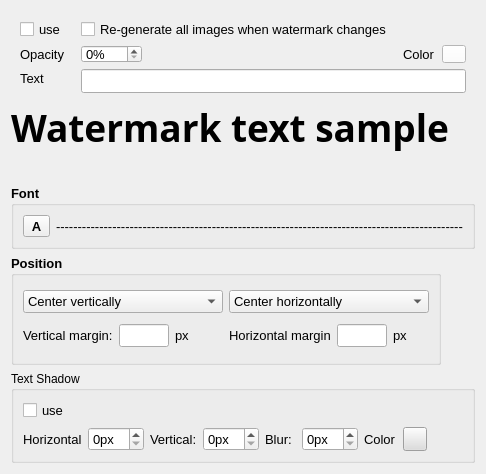
                       <widget class="QWidget" name="verticalLayoutWidget">
                        <property name="geometry">
                         <rect>
                          <x>0</x>
                          <y>0</y>
                          <width>458</width>
                          <height>474</height>
                         </rect>
                        </property>
                        <layout class="QVBoxLayout" name="verticalLayout_3">
                         <property name="sizeConstraint">
                          <enum>QLayout::SetMinimumSize</enum>
                         </property>
                         <item>
                          <widget class="QWidget" name="gbWatermark" native="true">
                           <property name="sizePolicy">
                            <sizepolicy hsizetype="Expanding" vsizetype="Preferred">
                             <horstretch>0</horstretch>
                             <verstretch>0</verstretch>
                            </sizepolicy>
                           </property>
                           <property name="minimumSize">
                            <size>
                             <width>0</width>
                             <height>80</height>
                            </size>
                           </property>
                           <property name="font">
                            <font>
                             <family>Arial</family>
                             <pointsize>10</pointsize>
                             <weight>75</weight>
                             <bold>true</bold>
                            </font>
                           </property>
                           <layout class="QGridLayout" name="gridLayout_10">
                            <item row="1" column="0">
                             <widget class="QLabel" name="label_34">
                              <property name="font">
                               <font>
                                <family>Arial</family>
                                <pointsize>10</pointsize>
                                <weight>50</weight>
                                <bold>false</bold>
                               </font>
                              </property>
                              <property name="text">
                               <string>Opacity   </string>
                              </property>
                             </widget>
                            </item>
                            <item row="1" column="2">
                             <spacer name="horizontalSpacer_10">
                              <property name="orientation">
                               <enum>Qt::Horizontal</enum>
                              </property>
                              <property name="sizeHint" stdset="0">
                               <size>
                                <width>40</width>
                                <height>20</height>
                               </size>
                              </property>
                             </spacer>
                            </item>
                            <item row="0" column="0">
                             <widget class="QCheckBox" name="chkUseWM">
                              <property name="font">
                               <font>
                                <family>Arial</family>
                                <pointsize>10</pointsize>
                                <weight>50</weight>
                                <bold>false</bold>
                               </font>
                              </property>
                              <property name="text">
                               <string>use</string>
                              </property>
                             </widget>
                            </item>
                            <item row="1" column="3">
                             <widget class="QLabel" name="label_29">
                              <property name="font">
                               <font>
                                <family>Arial</family>
                                <pointsize>10</pointsize>
                                <weight>50</weight>
                                <bold>false</bold>
                               </font>
                              </property>
                              <property name="text">
                               <string>Color</string>
                              </property>
                             </widget>
                            </item>
                            <item row="1" column="1">
                             <widget class="QSpinBox" name="sbWmOpacity">
                              <property name="font">
                               <font>
                                <family>Arial</family>
                                <pointsize>10</pointsize>
                                <weight>50</weight>
                                <bold>false</bold>
                               </font>
                              </property>
                              <property name="suffix">
                               <string>%</string>
                              </property>
                              <property name="maximum">
                               <number>100</number>
                              </property>
                             </widget>
                            </item>
                            <item row="2" column="0">
                             <widget class="QLabel" name="label_35">
                              <property name="font">
                               <font>
                                <family>Arial</family>
                                <pointsize>10</pointsize>
                                <weight>50</weight>
                                <bold>false</bold>
                               </font>
                              </property>
                              <property name="text">
                               <string>Text</string>
                              </property>
                             </widget>
                            </item>
                            <item row="1" column="4">
                             <widget class="QToolButton" name="btnWmColor">
                              <property name="cursor">
                               <cursorShape>PointingHandCursor</cursorShape>
                              </property>
                              <property name="styleSheet">
                               <string notr="true">QToolButton {background-color:#fff}</string>
                              </property>
                              <property name="text">
                               <string/>
                              </property>
                             </widget>
                            </item>
                            <item row="2" column="1" colspan="4">
                             <widget class="QLineEdit" name="edtWatermark">
                              <property name="minimumSize">
                               <size>
                                <width>0</width>
                                <height>24</height>
                               </size>
                              </property>
                              <property name="font">
                               <font>
                                <family>Arial</family>
                                <pointsize>10</pointsize>
                                <weight>50</weight>
                                <bold>false</bold>
                               </font>
                              </property>
                             </widget>
                            </item>
                            <item row="0" column="1" colspan="2">
                             <widget class="QCheckBox" name="chkRegenAllWithWatermark">
                              <property name="font">
                               <font>
                                <family>Arial</family>
                                <pointsize>10</pointsize>
                                <weight>50</weight>
                                <bold>false</bold>
                               </font>
                              </property>
                              <property name="text">
                               <string>Re-generate all images when watermark changes</string>
                              </property>
                             </widget>
                            </item>
                           </layout>
                          </widget>
                         </item>
                         <item>
                          <widget class="QLabel" name="lblWmSample">
                           <property name="sizePolicy">
                            <sizepolicy hsizetype="Expanding" vsizetype="Preferred">
                             <horstretch>0</horstretch>
                             <verstretch>0</verstretch>
                            </sizepolicy>
                           </property>
                           <property name="font">
                            <font>
                             <family>Monotype Corsiva</family>
                             <pointsize>28</pointsize>
                             <weight>75</weight>
                             <bold>true</bold>
                            </font>
                           </property>
                           <property name="text">
                            <string>Watermark text sample</string>
                           </property>
                          </widget>
                         </item>
                         <item>
                          <spacer name="verticalSpacer_4">
                           <property name="orientation">
                            <enum>Qt::Vertical</enum>
                           </property>
                           <property name="sizeHint" stdset="0">
                            <size>
                             <width>20</width>
                             <height>40</height>
                            </size>
                           </property>
                          </spacer>
                         </item>
                         <item>
                          <widget class="QGroupBox" name="gbWatermarkFont">
                           <property name="font">
                            <font>
                             <family>Arial</family>
                             <pointsize>10</pointsize>
                             <weight>75</weight>
                             <bold>true</bold>
                            </font>
                           </property>
                           <property name="title">
                            <string>Font</string>
                           </property>
                           <layout class="QHBoxLayout" name="horizontalLayout_3">
                            <item>
                             <widget class="QToolButton" name="btnSelectWmFont">
                              <property name="sizePolicy">
                               <sizepolicy hsizetype="Fixed" vsizetype="Fixed">
                                <horstretch>4</horstretch>
                                <verstretch>0</verstretch>
                               </sizepolicy>
                              </property>
                              <property name="text">
                               <string>A</string>
                              </property>
                             </widget>
                            </item>
                            <item>
                             <widget class="QLabel" name="lblWaterMarkFont">
                              <property name="sizePolicy">
                               <sizepolicy hsizetype="Expanding" vsizetype="Preferred">
                                <horstretch>0</horstretch>
                                <verstretch>0</verstretch>
                               </sizepolicy>
                              </property>
                              <property name="font">
                               <font>
                                <family>Arial</family>
                                <pointsize>10</pointsize>
                                <weight>50</weight>
                                <bold>false</bold>
                               </font>
                              </property>
                              <property name="toolTip">
                               <string/>
                              </property>
                              <property name="text">
                               <string>----------------------------------------------------------------------------------------------</string>
                              </property>
                             </widget>
                            </item>
                           </layout>
                          </widget>
                         </item>
                         <item>
                          <widget class="QGroupBox" name="gbPosition">
                           <property name="minimumSize">
                            <size>
                             <width>0</width>
                             <height>110</height>
                            </size>
                           </property>
                           <property name="maximumSize">
                            <size>
                             <width>430</width>
                             <height>16777215</height>
                            </size>
                           </property>
                           <property name="font">
                            <font>
                             <family>Arial</family>
                             <pointsize>10</pointsize>
                             <weight>75</weight>
                             <bold>true</bold>
                            </font>
                           </property>
                           <property name="title">
                            <string>Position</string>
                           </property>
                           <layout class="QHBoxLayout" name="horizontalLayout_12">
                            <item>
                             <layout class="QGridLayout" name="gridLayout_11" columnstretch="0,0,0">
                              <item row="2" column="1">
                               <widget class="QLineEdit" name="edtWmVertMargin">
                                <property name="sizePolicy">
                                 <sizepolicy hsizetype="Minimum" vsizetype="Fixed">
                                  <horstretch>0</horstretch>
                                  <verstretch>0</verstretch>
                                 </sizepolicy>
                                </property>
                                <property name="maximumSize">
                                 <size>
                                  <width>50</width>
                                  <height>16777215</height>
                                 </size>
                                </property>
                                <property name="font">
                                 <font>
                                  <family>Arial</family>
                                  <pointsize>10</pointsize>
                                  <weight>50</weight>
                                  <bold>false</bold>
                                 </font>
                                </property>
                                <property name="toolTip">
                                 <string>Relative to the nearest edge</string>
                                </property>
                               </widget>
                              </item>
                              <item row="2" column="0">
                               <widget class="QLabel" name="label_12">
                                <property name="font">
                                 <font>
                                  <family>Arial</family>
                                  <pointsize>10</pointsize>
                                  <weight>50</weight>
                                  <bold>false</bold>
                                 </font>
                                </property>
                                <property name="text">
                                 <string>Vertical margin:</string>
                                </property>
                               </widget>
                              </item>
                              <item row="2" column="2">
                               <widget class="QLabel" name="label_13">
                                <property name="font">
                                 <font>
                                  <family>Arial</family>
                                  <pointsize>10</pointsize>
                                  <weight>50</weight>
                                  <bold>false</bold>
                                 </font>
                                </property>
                                <property name="text">
                                 <string>px</string>
                                </property>
                               </widget>
                              </item>
                              <item row="0" column="0" colspan="3">
                               <widget class="QComboBox" name="cbWmVPosition">
                                <property name="sizePolicy">
                                 <sizepolicy hsizetype="Expanding" vsizetype="Fixed">
                                  <horstretch>0</horstretch>
                                  <verstretch>0</verstretch>
                                 </sizepolicy>
                                </property>
                                <property name="font">
                                 <font>
                                  <family>Arial</family>
                                  <pointsize>10</pointsize>
                                  <weight>50</weight>
                                  <bold>false</bold>
                                 </font>
                                </property>
                                <property name="currentText">
                                 <string>Center vertically</string>
                                </property>
                                <property name="currentIndex">
                                 <number>1</number>
                                </property>
                                <item>
                                 <property name="text">
                                  <string>Top</string>
                                 </property>
                                </item>
                                <item>
                                 <property name="text">
                                  <string>Center vertically</string>
                                 </property>
                                </item>
                                <item>
                                 <property name="text">
                                  <string>Bottom</string>
                                 </property>
                                </item>
                               </widget>
                              </item>
                             </layout>
                            </item>
                            <item>
                             <layout class="QGridLayout" name="gridLayout_21" columnstretch="0,0,0">
                              <item row="0" column="0" colspan="3">
                               <widget class="QComboBox" name="cbWmHPosition">
                                <property name="sizePolicy">
                                 <sizepolicy hsizetype="Expanding" vsizetype="Fixed">
                                  <horstretch>0</horstretch>
                                  <verstretch>0</verstretch>
                                 </sizepolicy>
                                </property>
                                <property name="font">
                                 <font>
                                  <family>Arial</family>
                                  <pointsize>10</pointsize>
                                  <weight>50</weight>
                                  <bold>false</bold>
                                 </font>
                                </property>
                                <property name="currentIndex">
                                 <number>1</number>
                                </property>
                                <item>
                                 <property name="text">
                                  <string>Left</string>
                                 </property>
                                </item>
                                <item>
                                 <property name="text">
                                  <string>Center horizontally</string>
                                 </property>
                                </item>
                                <item>
                                 <property name="text">
                                  <string>Right</string>
                                 </property>
                                </item>
                               </widget>
                              </item>
                              <item row="1" column="0">
                               <widget class="QLabel" name="label_60">
                                <property name="font">
                                 <font>
                                  <family>Arial</family>
                                  <pointsize>10</pointsize>
                                  <weight>50</weight>
                                  <bold>false</bold>
                                 </font>
                                </property>
                                <property name="text">
                                 <string>Horizontal margin</string>
                                </property>
                               </widget>
                              </item>
                              <item row="1" column="1">
                               <widget class="QLineEdit" name="edtWmHorizMargin">
                                <property name="sizePolicy">
                                 <sizepolicy hsizetype="Minimum" vsizetype="Fixed">
                                  <horstretch>0</horstretch>
                                  <verstretch>0</verstretch>
                                 </sizepolicy>
                                </property>
                                <property name="maximumSize">
                                 <size>
                                  <width>50</width>
                                  <height>16777215</height>
                                 </size>
                                </property>
                                <property name="font">
                                 <font>
                                  <family>Arial</family>
                                  <pointsize>10</pointsize>
                                  <weight>50</weight>
                                  <bold>false</bold>
                                 </font>
                                </property>
                                <property name="toolTip">
                                 <string>Relative to the nearest edge</string>
                                </property>
                               </widget>
                              </item>
                              <item row="1" column="2">
                               <widget class="QLabel" name="label_71">
                                <property name="font">
                                 <font>
                                  <family>Arial</family>
                                  <pointsize>10</pointsize>
                                  <weight>50</weight>
                                  <bold>false</bold>
                                 </font>
                                </property>
                                <property name="text">
                                 <string>px</string>
                                </property>
                               </widget>
                              </item>
                             </layout>
                            </item>
                           </layout>
                          </widget>
                         </item>
                         <item>
                          <widget class="QGroupBox" name="gbWmTextShadow">
                           <property name="title">
                            <string>Text Shadow</string>
                           </property>
                           <layout class="QGridLayout" name="gridLayout_8">
                            <item row="0" column="0">
                             <widget class="QCheckBox" name="chkUseWMShadow">
                              <property name="font">
                               <font>
                                <family>Arial</family>
                                <pointsize>10</pointsize>
                                <weight>50</weight>
                                <bold>false</bold>
                               </font>
                              </property>
                              <property name="text">
                               <string>use</string>
                              </property>
                             </widget>
                            </item>
                            <item row="1" column="4">
                             <widget class="QLabel" name="label_41">
                              <property name="font">
                               <font>
                                <family>Arial</family>
                                <pointsize>10</pointsize>
                                <weight>50</weight>
                                <bold>false</bold>
                               </font>
                              </property>
                              <property name="text">
                               <string>Blur:</string>
                              </property>
                             </widget>
                            </item>
                            <item row="1" column="6">
                             <widget class="QLabel" name="label_52">
                              <property name="font">
                               <font>
                                <family>Arial</family>
                                <pointsize>10</pointsize>
                                <weight>50</weight>
                                <bold>false</bold>
                               </font>
                              </property>
                              <property name="text">
                               <string>Color</string>
                              </property>
                             </widget>
                            </item>
                            <item row="1" column="1">
                             <widget class="QSpinBox" name="sbWmShadowHoriz">
                              <property name="sizePolicy">
                               <sizepolicy hsizetype="Fixed" vsizetype="Fixed">
                                <horstretch>0</horstretch>
                                <verstretch>0</verstretch>
                               </sizepolicy>
                              </property>
                              <property name="minimumSize">
                               <size>
                                <width>0</width>
                                <height>24</height>
                               </size>
                              </property>
                              <property name="font">
                               <font>
                                <family>Arial</family>
                                <pointsize>10</pointsize>
                                <weight>50</weight>
                                <bold>false</bold>
                               </font>
                              </property>
                              <property name="suffix">
                               <string>px</string>
                              </property>
                             </widget>
                            </item>
                            <item row="1" column="0">
                             <widget class="QLabel" name="label_16">
                              <property name="font">
                               <font>
                                <family>Arial</family>
                                <pointsize>10</pointsize>
                                <weight>50</weight>
                                <bold>false</bold>
                               </font>
                              </property>
                              <property name="text">
                               <string>Horizontal</string>
                              </property>
                             </widget>
                            </item>
                            <item row="0" column="1" colspan="8">
                             <spacer name="horizontalSpacer">
                              <property name="orientation">
                               <enum>Qt::Horizontal</enum>
                              </property>
                              <property name="sizeHint" stdset="0">
                               <size>
                                <width>339</width>
                                <height>20</height>
                               </size>
                              </property>
                             </spacer>
                            </item>
                            <item row="1" column="3">
                             <widget class="QSpinBox" name="sbWmShadowVert">
                              <property name="sizePolicy">
                               <sizepolicy hsizetype="Fixed" vsizetype="Fixed">
                                <horstretch>0</horstretch>
                                <verstretch>0</verstretch>
                               </sizepolicy>
                              </property>
                              <property name="minimumSize">
                               <size>
                                <width>0</width>
                                <height>24</height>
                               </size>
                              </property>
                              <property name="font">
                               <font>
                                <family>Arial</family>
                                <pointsize>10</pointsize>
                                <weight>50</weight>
                                <bold>false</bold>
                               </font>
                              </property>
                              <property name="suffix">
                               <string>px</string>
                              </property>
                             </widget>
                            </item>
                            <item row="1" column="2">
                             <widget class="QLabel" name="label_40">
                              <property name="font">
                               <font>
                                <family>Arial</family>
                                <pointsize>10</pointsize>
                                <weight>50</weight>
                                <bold>false</bold>
                               </font>
                              </property>
                              <property name="text">
                               <string>Vertical:</string>
                              </property>
                             </widget>
                            </item>
                            <item row="1" column="5">
                             <widget class="QSpinBox" name="sbWmShadowBlur">
                              <property name="sizePolicy">
                               <sizepolicy hsizetype="Fixed" vsizetype="Fixed">
                                <horstretch>0</horstretch>
                                <verstretch>0</verstretch>
                               </sizepolicy>
                              </property>
                              <property name="minimumSize">
                               <size>
                                <width>0</width>
                                <height>24</height>
                               </size>
                              </property>
                              <property name="font">
                               <font>
                                <family>Arial</family>
                                <pointsize>10</pointsize>
                                <weight>50</weight>
                                <bold>false</bold>
                               </font>
                              </property>
                              <property name="suffix">
                               <string>px</string>
                              </property>
                             </widget>
                            </item>
                            <item row="1" column="7">
                             <widget class="QToolButton" name="btnWmShadowColor">
                              <property name="minimumSize">
                               <size>
                                <width>0</width>
                                <height>24</height>
                               </size>
                              </property>
                              <property name="font">
                               <font>
                                <family>MS Shell Dlg 2</family>
                                <pointsize>10</pointsize>
                                <weight>50</weight>
                                <bold>false</bold>
                               </font>
                              </property>
                              <property name="cursor">
                               <cursorShape>PointingHandCursor</cursorShape>
                              </property>
                              <property name="styleSheet">
                               <string notr="true">QToolButton {background-color:#ddd}</string>
                              </property>
                              <property name="text">
                               <string/>
                              </property>
                             </widget>
                            </item>
                           </layout>
                          </widget>
                         </item>
                        </layout>
                       </widget>
